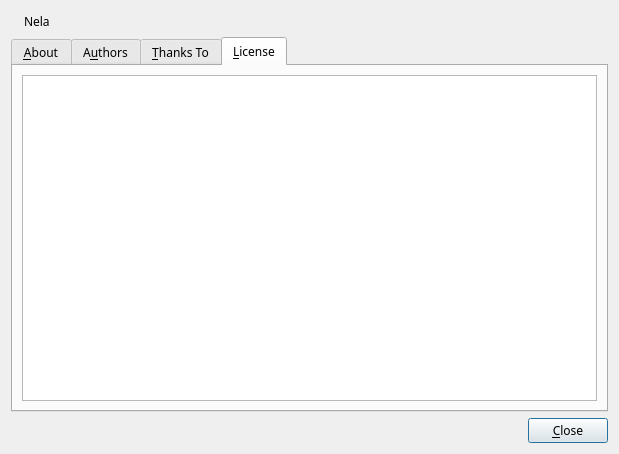
<?xml version="1.0" encoding="UTF-8"?>
<ui version="4.0">
 <class>AboutDialog</class>
 <widget class="QDialog" name="AboutDialog">
  <property name="geometry">
   <rect>
    <x>0</x>
    <y>0</y>
    <width>619</width>
    <height>454</height>
   </rect>
  </property>
  <property name="font">
   <font>
    <family>Tiresias PCfont</family>
   </font>
  </property>
  <property name="windowTitle">
   <string>About Nela</string>
  </property>
  <layout class="QVBoxLayout" name="verticalLayout_2">
   <item>
    <layout class="QHBoxLayout" name="horizontalLayout">
     <item>
      <widget class="QLabel" name="iconLabel">
       <property name="text">
        <string/>
       </property>
       <property name="pixmap">
        <pixmap resource="nela.qrc">:/icons/hicolor/32x32/apps/nela.png</pixmap>
       </property>
      </widget>
     </item>
     <item>
      <widget class="QLabel" name="textLabel">
       <property name="text">
        <string>Nela</string>
       </property>
      </widget>
     </item>
     <item>
      <spacer name="horizontalSpacer_2">
       <property name="orientation">
        <enum>Qt::Horizontal</enum>
       </property>
       <property name="sizeHint" stdset="0">
        <size>
         <width>40</width>
         <height>20</height>
        </size>
       </property>
      </spacer>
     </item>
    </layout>
   </item>
   <item>
    <widget class="QTabWidget" name="tabWidget">
     <property name="currentIndex">
      <number>3</number>
     </property>
     <widget class="QWidget" name="aboutTab">
      <attribute name="title">
       <string>&amp;About</string>
      </attribute>
      <layout class="QVBoxLayout" name="verticalLayout">
       <item>
        <spacer name="verticalSpacer">
         <property name="orientation">
          <enum>Qt::Vertical</enum>
         </property>
         <property name="sizeHint" stdset="0">
          <size>
           <width>20</width>
           <height>33</height>
          </size>
         </property>
        </spacer>
       </item>
       <item>
        <layout class="QHBoxLayout" name="horizontalLayout_3">
         <item>
          <widget class="QLabel" name="bigIconLabel">
           <property name="minimumSize">
            <size>
             <width>256</width>
             <height>256</height>
            </size>
           </property>
           <property name="text">
            <string/>
           </property>
           <property name="pixmap">
            <pixmap resource="nela.qrc">:/icons/hicolor/256x256/apps/nela.png</pixmap>
           </property>
          </widget>
         </item>
         <item>
          <spacer name="horizontalSpacer_3">
           <property name="orientation">
            <enum>Qt::Horizontal</enum>
           </property>
           <property name="sizeHint" stdset="0">
            <size>
             <width>40</width>
             <height>20</height>
            </size>
           </property>
          </spacer>
         </item>
         <item>
          <widget class="QLabel" name="longTextLabel">
           <property name="text">
            <string>&lt;!DOCTYPE HTML PUBLIC &quot;-//W3C//DTD HTML 4.0//EN&quot; &quot;http://www.w3.org/TR/REC-html40/strict.dtd&quot;&gt;
&lt;html&gt;&lt;head&gt;&lt;meta name=&quot;qrichtext&quot; content=&quot;1&quot; /&gt;&lt;style type=&quot;text/css&quot;&gt;
p, li { white-space: pre-wrap; }
&lt;/style&gt;&lt;/head&gt;&lt;body style=&quot; font-family:'Tiresias PCfont'; font-size:9pt; font-weight:400; font-style:normal;&quot;&gt;
&lt;p style=&quot; margin-top:0px; margin-bottom:0px; margin-left:0px; margin-right:0px; -qt-block-indent:0; text-indent:0px;&quot;&gt;&lt;span style=&quot; font-size:12pt;&quot;&gt;A program to learn to write using Braille.&lt;/span&gt;&lt;/p&gt;
&lt;p style=&quot;-qt-paragraph-type:empty; margin-top:0px; margin-bottom:0px; margin-left:0px; margin-right:0px; -qt-block-indent:0; text-indent:0px; font-size:12pt;&quot;&gt;&lt;/p&gt;
&lt;p style=&quot; margin-top:0px; margin-bottom:0px; margin-left:0px; margin-right:0px; -qt-block-indent:0; text-indent:0px;&quot;&gt;&lt;span style=&quot; font-size:12pt;&quot;&gt;Copyright © 2012 The Nela Authors&lt;/span&gt;&lt;/p&gt;
&lt;p style=&quot; margin-top:0px; margin-bottom:0px; margin-left:0px; margin-right:0px; -qt-block-indent:0; text-indent:0px;&quot;&gt;&lt;a href=&quot;http://nelaproject.blogspot.com.es&quot;&gt;&lt;span style=&quot; font-size:12pt; text-decoration: underline; color:#0057ae;&quot;&gt;http://nelaproject.blogspot.com.es&lt;/span&gt;&lt;/a&gt;&lt;/p&gt;&lt;/body&gt;&lt;/html&gt;</string>
           </property>
           <property name="wordWrap">
            <bool>true</bool>
           </property>
          </widget>
         </item>
        </layout>
       </item>
       <item>
        <spacer name="verticalSpacer_2">
         <property name="orientation">
          <enum>Qt::Vertical</enum>
         </property>
         <property name="sizeHint" stdset="0">
          <size>
           <width>20</width>
           <height>33</height>
          </size>
         </property>
        </spacer>
       </item>
      </layout>
     </widget>
     <widget class="QWidget" name="authorsTab">
      <attribute name="title">
       <string>A&amp;uthors</string>
      </attribute>
      <layout class="QGridLayout" name="gridLayout">
       <item row="0" column="0">
        <widget class="QTextEdit" name="authorsText"/>
       </item>
      </layout>
     </widget>
     <widget class="QWidget" name="thanksTab">
      <attribute name="title">
       <string>&amp;Thanks To</string>
      </attribute>
      <layout class="QGridLayout" name="gridLayout_2">
       <item row="0" column="0">
        <widget class="QTextEdit" name="thanksText"/>
       </item>
      </layout>
     </widget>
     <widget class="QWidget" name="licenseTab">
      <attribute name="title">
       <string>&amp;License</string>
      </attribute>
      <layout class="QGridLayout" name="gridLayout_3">
       <item row="0" column="0">
        <widget class="QTextEdit" name="licenseText"/>
       </item>
      </layout>
     </widget>
    </widget>
   </item>
   <item>
    <layout class="QHBoxLayout" name="horizontalLayout_2">
     <item>
      <spacer name="horizontalSpacer">
       <property name="orientation">
        <enum>Qt::Horizontal</enum>
       </property>
       <property name="sizeHint" stdset="0">
        <size>
         <width>40</width>
         <height>20</height>
        </size>
       </property>
      </spacer>
     </item>
     <item>
      <widget class="QPushButton" name="closeButton">
       <property name="text">
        <string>&amp;Close</string>
       </property>
      </widget>
     </item>
    </layout>
   </item>
  </layout>
 </widget>
 <resources>
  <include location="nela.qrc"/>
 </resources>
 <connections>
  <connection>
   <sender>closeButton</sender>
   <signal>clicked(bool)</signal>
   <receiver>AboutDialog</receiver>
   <slot>accept()</slot>
   <hints>
    <hint type="sourcelabel">
     <x>264</x>
     <y>153</y>
    </hint>
    <hint type="destinationlabel">
     <x>199</x>
     <y>149</y>
    </hint>
   </hints>
  </connection>
 </connections>
</ui>
